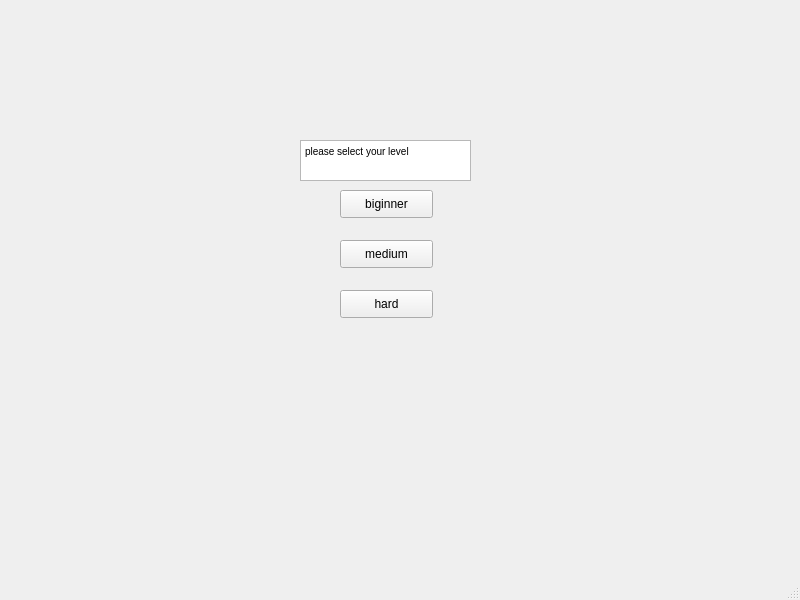
<?xml version="1.0" encoding="UTF-8"?>
<ui version="4.0">
 <class>MainWindow</class>
 <widget class="QMainWindow" name="MainWindow">
  <property name="geometry">
   <rect>
    <x>0</x>
    <y>0</y>
    <width>800</width>
    <height>600</height>
   </rect>
  </property>
  <property name="windowTitle">
   <string>MainWindow</string>
  </property>
  <widget class="QWidget" name="centralwidget">
   <widget class="QPushButton" name="pushButton_biginner">
    <property name="geometry">
     <rect>
      <x>340</x>
      <y>190</y>
      <width>93</width>
      <height>28</height>
     </rect>
    </property>
    <property name="text">
     <string>biginner</string>
    </property>
   </widget>
   <widget class="QPushButton" name="pushButton_medium">
    <property name="geometry">
     <rect>
      <x>340</x>
      <y>240</y>
      <width>93</width>
      <height>28</height>
     </rect>
    </property>
    <property name="text">
     <string>medium</string>
    </property>
   </widget>
   <widget class="QPushButton" name="pushButton_hard">
    <property name="geometry">
     <rect>
      <x>340</x>
      <y>290</y>
      <width>93</width>
      <height>28</height>
     </rect>
    </property>
    <property name="text">
     <string>hard</string>
    </property>
   </widget>
   <widget class="QTextBrowser" name="textBrowser">
    <property name="geometry">
     <rect>
      <x>300</x>
      <y>140</y>
      <width>171</width>
      <height>41</height>
     </rect>
    </property>
    <property name="html">
     <string>&lt;!DOCTYPE HTML PUBLIC &quot;-//W3C//DTD HTML 4.0//EN&quot; &quot;http://www.w3.org/TR/REC-html40/strict.dtd&quot;&gt;
&lt;html&gt;&lt;head&gt;&lt;meta name=&quot;qrichtext&quot; content=&quot;1&quot; /&gt;&lt;style type=&quot;text/css&quot;&gt;
p, li { white-space: pre-wrap; }
&lt;/style&gt;&lt;/head&gt;&lt;body style=&quot; font-family:'MS Shell Dlg 2'; font-size:7.8pt; font-weight:400; font-style:normal;&quot;&gt;
&lt;p style=&quot; margin-top:0px; margin-bottom:0px; margin-left:0px; margin-right:0px; -qt-block-indent:0; text-indent:0px;&quot;&gt;please select your level&lt;/p&gt;&lt;/body&gt;&lt;/html&gt;</string>
    </property>
   </widget>
  </widget>
  <widget class="QMenuBar" name="menubar">
   <property name="geometry">
    <rect>
     <x>0</x>
     <y>0</y>
     <width>800</width>
     <height>26</height>
    </rect>
   </property>
  </widget>
  <widget class="QStatusBar" name="statusbar"/>
 </widget>
 <resources/>
 <connections/>
</ui>
